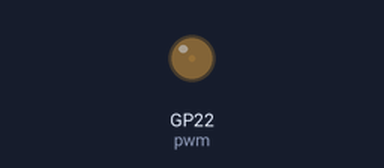
Bench run of a program on a simulated Raspberry Pi Pico running MicroPython. Parts: output pins drawn as LEDs (lit = HIGH).

Above: at 0.05 s.
At 1.15 s:
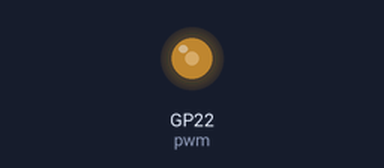
At 2.3 s:
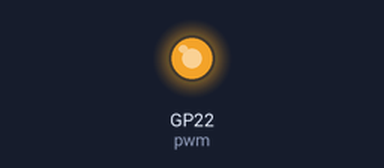
At 4.55 s:
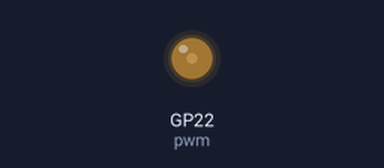
Timing chart, 0 to 6.7 s (numbered marks = the images above):
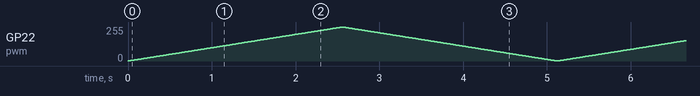

The program:

02_PWM_LED_Demo.py
```python
# Bibliotheken laden
# import libs
from machine import Pin, PWM
from time import sleep

# Blaue LED an GPIO22 mit PWM initialisieren
# initialize GPIO22 as PWM output for blue LED
pwm = PWM(Pin(22))

# PWM Frequenz (Hz) einstellen
# set PWM frequency (Hz)
pwm.freq(4000)

# Endlosschleife LED Helligkeit hoch/runterfahren
# endless loop fading LED brightness up and down
while True:
  # Helligkeit hoch fahren
  # fade up brightness
  for duty_cycle in range(0, 65536, 129):
    pwm.duty_u16(duty_cycle)
    sleep(0.005)

  # Helligkeit runter fahren
  # fade down brightness
  for duty_cycle in range(65536, 0, -129):
    pwm.duty_u16(duty_cycle)
    sleep(0.005)
```
